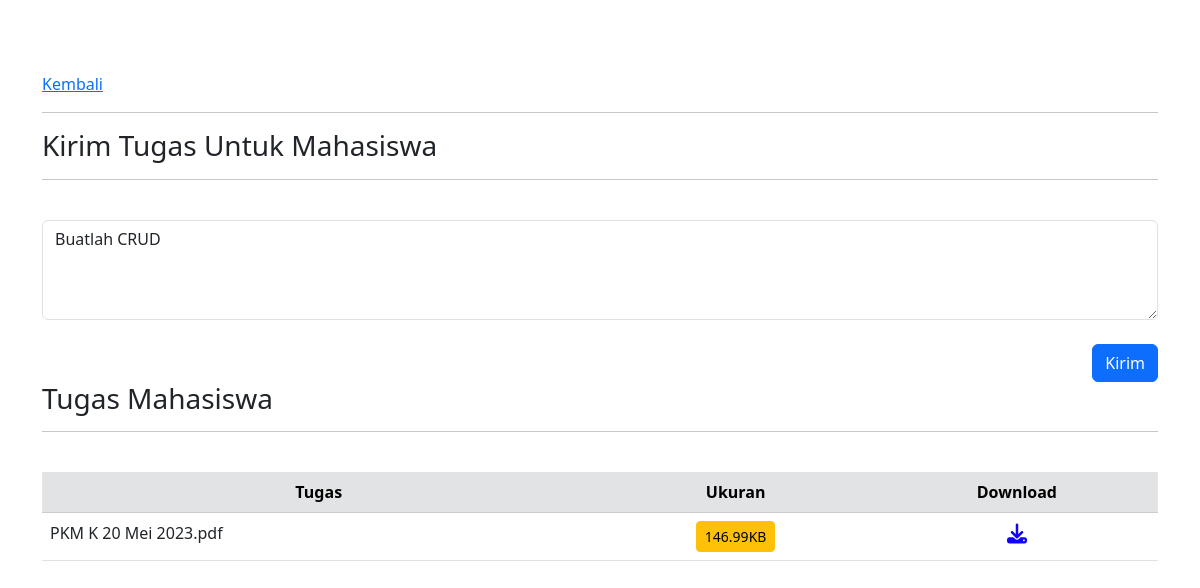
The app's page /DataMahasiswa/tugas.php?id=5 (signed in) with its own data.
### tables this page shows
CREATE TABLE `mahasiswa` (
  `nrp` varchar(20) NOT NULL,
  `nama` varchar(255) NOT NULL,
  `jenis_kelamin` varchar(10) NOT NULL,
  `jurusan` varchar(100) NOT NULL,
  `email` varchar(100) NOT NULL,
  `no_hp` varchar(100) NOT NULL,
  `foto` varchar(255) NOT NULL,
  `tipe` varchar(255) NOT NULL,
  `size` varchar(20) NOT NULL,
  `id` int(20) NOT NULL,
  `files` varchar(255) NOT NULL,
  `Tugas` varchar(500) NOT NULL
);

### DataMahasiswa/tugas.php (the view, shortened to what this page needs)
<?php
include 'koneksi.php';
$id = $_GET['id'];
$data = mysqli_query($conn, "SELECT * FROM mahasiswa WHERE id='$id'");
$d = mysqli_fetch_array($data);
?>
<!DOCTYPE html>
<html lang="en">
<head>
	<link rel="stylesheet" href="https://cdnjs.cloudflare.com/ajax/libs/font-awesome/6.4.0/css/all.min.css">
	<link rel="stylesheet" href="https://cdnjs.cloudflare.com/ajax/libs/font-awesome/6.4.0/css/all.min.css">
  	<link href="https://cdn.jsdelivr.net/npm/bootstrap@5.3.0-alpha3/dist/css/bootstrap.min.css" rel="stylesheet">
</head>
<body>
<div class="container-lg">
    <br><br><br>
    <a  href="tampilan.php" >Kembali</a><hr>
    <h3>Kirim Tugas Untuk Mahasiswa</h3>
	<hr>
	<br/>
    <form action="" method="post">
        <textarea class="form-control" name="Tgs" id="floatingTextarea2" style="height: 100px"><?php echo $d['Tugas']; ?></textarea>
        <br>
            <div class="d-grid gap-2 d-md-flex justify-content-md-end">
                <button type="submit" name="kirim" class="btn btn-primary">Kirim</button>
            </div>
    </form>
    <h3>Tugas Mahasiswa</h3>
	<hr>
	<br/>
    <table class="table table-hover " >
		<tr class="table-secondary" align="center">
			<th>Tugas</th>
            <th>Ukuran</th>
            <th>Download</th>
		</tr>
		<tr >
            <td><?php echo $d['files']; ?></td>
			<td align="center"><button class="btn btn-warning btn-sm"><?php echo round($d['size'] / 1024, 2); ?>KB</button></td>
            <td align="center"><a  href="download.php?filename=<?=$d['files']?>"><i class="fa-sharp fa-solid fa-download fa-lg" style="color: #1100ff;"></i></a></td>
		</tr>
	</table>
</div>
</body>
</html>

### records on screen
mahasiswa: Tgs "Buatlah CRUD", files "PKM K 20 Mei 2023.pdf", $d['size']/1024 "146.99"
